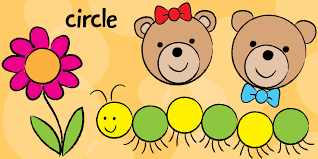
#> input picture class-1/bearsnstuff.png, 318 x 159 px
$ jupyter execute hough-transform.ipynb
#> lines starting #> are read from the running program, lines starting #| are printed output that depends on the picture
[cell 1]
# ein bild suchen, wo was kreisförmiges drauf ist.
# https://docs.opencv.org/3.4/d4/d70/tutorial_hough_circle.html

import sys
import cv2 as cv
import numpy as np
import matplotlib.pyplot as plt

[cell 2]
# [6 lines of commented-out code are left out]

[cell 3]
src = cv.imread("bearsnstuff.png", 1) # geht mittelgut
#> src is the input picture: shape (159, 318, 3); mean B, G, R 104.5, 176.1, 215.9
src = cv.cvtColor(src, cv.COLOR_BGR2RGB)

[cell 4]
gray = cv.cvtColor(src, cv.COLOR_BGR2GRAY)
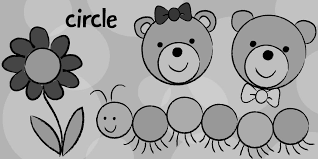
#> gray: shape (159, 318); min 0, max 212, mean 159.2

# gray = cv.medianBlur(gray, 5)

[cell 5]
# here is where the transformation happens
rows = gray.shape[0]
#> rows = 159
circles = cv.HoughCircles(gray, cv.HOUGH_GRADIENT, 1, rows / 8,
param1=100, param2=30,
minRadius=1, maxRadius=30)
#> circles = [[115.5, 119.5, 18], [42.5, 65.5, 17.2], [177.5, 62.5, 19.4], [150.5, 123.5, 19.4], [254.5, 129.5, 19.4], [265.5, 65.5, 20.5], [290.5, 125.5, 18.2], [220.5, 121.5, 18], [184.5, 114.5, 17.1]]

# param1: wie streng ist der algorithmus beim kanten erkennen
# param2: wieviele schnittpunkte. i.e. wieviele punkte auf dem kreis liegen

if circles is not None:
    circles = np.uint16(np.around(circles))
#> circles = [[116, 120, 18], [42, 66, 17], [178, 62, 19], [150, 124, 19], [254, 130, 19], [266, 66, 20], [290, 126, 18], [220, 122, 18], [184, 114, 17]]
    for i in circles[0, :]:
        center = (i[0], i[1])
        # circle center
        cv.circle(src, center, 1, (0, 100, 100), 3)
        # circle outline
        radius = i[2]
        cv.circle(src, center, radius, (255, 0, 255), 3)
#> this loop made 9 passes
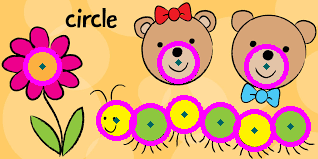
#> src: shape (159, 318, 3); mean R, G, B 223.4, 161.7, 122
plt.imshow(src)
